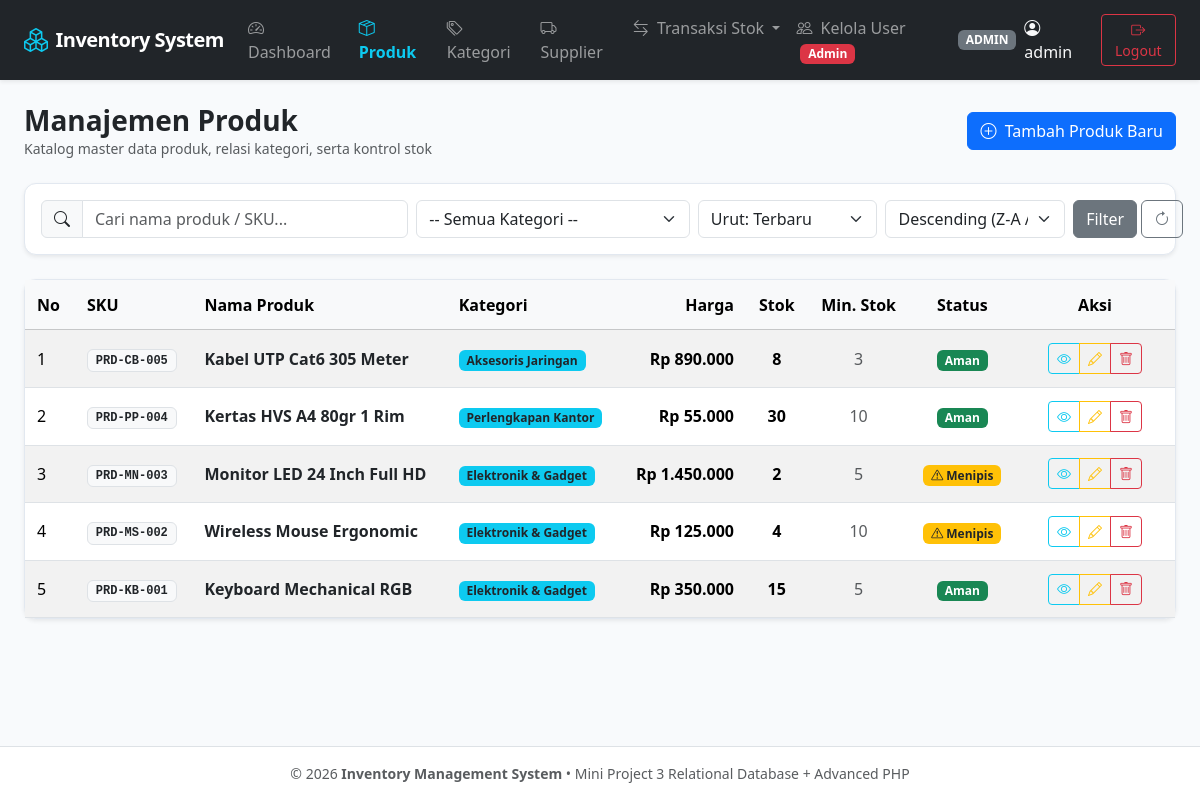
Screenshot of /public/products/index.php (signed in) with the database file from the repository.
### tables this page shows
CREATE TABLE IF NOT EXISTS products (
    id INT AUTO_INCREMENT PRIMARY KEY,
    category_id INT NOT NULL,
    sku VARCHAR(50) NOT NULL UNIQUE,
    name VARCHAR(150) NOT NULL,
    price DECIMAL(12, 2) NOT NULL DEFAULT 0.00,
    stock INT NOT NULL DEFAULT 0,
    minimum_stock INT NOT NULL DEFAULT 5,
    created_at TIMESTAMP DEFAULT CURRENT_TIMESTAMP,
    CONSTRAINT fk_products_category FOREIGN KEY (category_id) REFERENCES categories(id) ON DELETE RESTRICT ON UPDATE CASCADE
);

CREATE TABLE IF NOT EXISTS categories (
    id INT AUTO_INCREMENT PRIMARY KEY,
    name VARCHAR(100) NOT NULL UNIQUE,
    description TEXT DEFAULT NULL,
    created_at TIMESTAMP DEFAULT CURRENT_TIMESTAMP
);

### helpers/auth.php (called while the page is built, shortened)
<?php
function is_logged_in() {
    return isset($_SESSION['user']) && !empty($_SESSION['user']['id']);
}
function current_user() {
    return isset($_SESSION['user']) ? $_SESSION['user'] : null;
}
function has_role($role) {
    return is_logged_in() && $_SESSION['user']['role'] === $role;
}

### helpers/escape.php (called while the page is built, shortened)
<?php
if (!function_exists('e')) {
    function e($value) {
        return htmlspecialchars((string)$value, ENT_QUOTES, 'UTF-8');
    }
}
if (!function_exists('format_rupiah')) {
    function format_rupiah($nominal) {
        return 'Rp ' . number_format((float)$nominal, 0, ',', '.');
    }
}

### helpers/validation.php (called while the page is built, shortened)
<?php
function validate_sort_column($column, array $allowed_columns, $default = 'id') {
    return $default;
}
function validate_sort_order($order, $default = 'ASC') {
    $order = strtoupper((string)$order);
    return in_array($order, ['ASC', 'DESC'], true) ? $order : $default;
}

### public/products/index.php (the view, shortened to what this page needs)
<?php
require_once __DIR__ . '/../../config/database.php';
require_once __DIR__ . '/../../helpers/auth.php';
require_once __DIR__ . '/../../helpers/escape.php';
require_once __DIR__ . '/../../helpers/validation.php';
$search = isset($_GET['search']) ? trim($_GET['search']) : '';
$allowed_sort = array('name', 'price', 'stock', 'sku', 'id');
$sort_by = validate_sort_column(isset($_GET['sort']) ? $_GET['sort'] : '', $allowed_sort, 'id');
$order = validate_sort_order(isset($_GET['order']) ? $_GET['order'] : '', 'DESC');
$page = max(1, (int)(isset($_GET['page']) ? $_GET['page'] : 1));
$perPage = 10;
$offset = ($page - 1) * $perPage;
$where_sql = '';
$query = "
    SELECT p.*, c.name AS category_name
    FROM products p
    JOIN categories c ON c.id = p.category_id
    $where_sql
    ORDER BY p.$sort_by $order
    LIMIT :limit OFFSET :offset
";
$stmt = $pdo->prepare($query);
$stmt->bindValue(':limit', (int)$perPage, PDO::PARAM_INT);
$stmt->bindValue(':offset', (int)$offset, PDO::PARAM_INT);
$stmt->execute();
$products = $stmt->fetchAll();
include __DIR__ . '/../../views/header.php';
?>
<div class="d-flex justify-content-between align-items-center mb-4">
    <div>
        <h3 class="fw-bold mb-0">Manajemen Produk</h3>
        <p class="text-muted small mb-0">Katalog master data produk, relasi kategori, serta kontrol stok</p>
    </div>
    <?php if (has_role('admin')): ?>
    <a href="/inventory-app/public/products/create.php" class="btn btn-primary">
        <i class="bi bi-plus-circle me-1"></i> Tambah Produk Baru
    </a>
    <?php endif; ?>
</div>
<div class="card shadow-sm mb-4">
    <div class="card-body">
        <form method="GET" action="" class="row g-2 align-items-center">
            <div class="col-md-4">
                <div class="input-group">
                    <span class="input-group-text"><i class="bi bi-search"></i></span>
                    <input type="text" name="search" class="form-control" placeholder="Cari nama produk / SKU..." value="<?= e($search) ?>">
                </div>
            </div>
            <div class="col-md-3">
                <select name="category_id" class="form-select">
                    <option value="">-- Semua Kategori --</option>
                </select>
            </div>
            <div class="col-md-2">
                <select name="sort" class="form-select">
                    <option value="id" <?= $sort_by === 'id' ? 'selected' : '' ?>>Urut: Terbaru</option>
                </select>
            </div>
            <div class="col-md-2">
                <select name="order" class="form-select">
                    <option value="DESC" <?= $order === 'DESC' ? 'selected' : '' ?>>Descending (Z-A / Max)</option>
                </select>
            </div>
            <div class="col-md-1 d-flex gap-1">
                <button type="submit" class="btn btn-secondary w-100" title="Terapkan Filter">
                    Filter
                </button>
                <a href="/inventory-app/public/products/index.php" class="btn btn-outline-secondary" title="Reset Filter">
                    <i class="bi bi-arrow-clockwise"></i>
                </a>
            </div>
        </form>
    </div>
</div>
<div class="card shadow-sm">
    <div class="card-body p-0 table-responsive">
        <table class="table table-hover table-striped mb-0 align-middle">
            <thead class="table-light">
                <tr>
                    <th style="width: 50px;">No</th>
                    <th>SKU</th>
                    <th>Nama Produk</th>
                    <th>Kategori</th>
                    <th class="text-end">Harga</th>
                    <th class="text-center">Stok</th>
                    <th class="text-center">Min. Stok</th>
                    <th class="text-center">Status</th>
                    <th class="text-center" style="width: 160px;">Aksi</th>
                </tr>
            </thead>
            <tbody>
                <?php if (empty($products)): ?>
                <tr>
                    <td colspan="9" class="text-center py-4 text-muted">
                        <i class="bi bi-inbox fs-3 d-block mb-1"></i> Tidak ada produk yang sesuai dengan kriteria pencarian.
                    </td>
                </tr>
                <?php else: ?>
                    <?php foreach ($products as $idx => $p): ?>
                    <tr>
                        <td><?= $offset + $idx + 1 ?></td>
                        <td><span class="badge bg-light text-dark border font-monospace"><?= e($p['sku']) ?></span></td>
                        <td class="fw-semibold">
                            <a href="/inventory-app/public/products/detail.php?id=<?= $p['id'] ?>" class="text-decoration-none text-dark">
                                <?= e($p['name']) ?>
                            </a>
                        </td>
                        <td><span class="badge bg-info text-dark"><?= e($p['category_name']) ?></span></td>
                        <td class="text-end fw-semibold"><?= format_rupiah($p['price']) ?></td>
                        <td class="text-center fw-bold fs-6">
                            <?= number_format($p['stock']) ?>
                        </td>
                        <td class="text-center text-muted"><?= number_format($p['minimum_stock']) ?></td>
                        <td class="text-center">
                            <?php if ($p['stock'] <= 0): ?>
                                <span class="badge bg-danger">Habis</span>
                            <?php elseif ($p['stock'] <= $p['minimum_stock']): ?>
                                <span class="badge bg-warning text-dark"><i class="bi bi-exclamation-triangle"></i> Menipis</span>
                            <?php else: ?>
                                <span class="badge bg-success">Aman</span>
                            <?php endif; ?>
                        </td>
                        <td class="text-center">
                            <div class="btn-group btn-group-sm">
                                <a href="/inventory-app/public/products/detail.php?id=<?= $p['id'] ?>" class="btn btn-outline-info" title="Lihat Detail & Relasi Supplier">
                                    <i class="bi bi-eye"></i>
                                </a>
                                <?php if (has_role('admin')): ?>
                                <a href="/inventory-app/public/products/edit.php?id=<?= $p['id'] ?>" class="btn btn-outline-warning" title="Edit Produk">
                                    <i class="bi bi-pencil"></i>
                                </a>
                                <a href="/inventory-app/public/products/delete.php?id=<?= $p['id'] ?>" class="btn btn-outline-danger" title="Hapus Produk" onclick="return confirm('Apakah Anda yakin ingin menghapus produk ini?');">
                                    <i class="bi bi-trash"></i>
                                </a>
                                <?php endif; ?>
                            </div>
                        </td>
                    </tr>
                    <?php endforeach; ?>
                <?php endif; ?>
            </tbody>
        </table>
    </div>
</div>
<?php include __DIR__ . '/../../views/footer.php'; ?>

### views/header.php (shortened to what this page needs)
<?php
require_once __DIR__ . '/../helpers/auth.php';
require_once __DIR__ . '/../helpers/escape.php';
$user = current_user();
$base_url = '/inventory-app/public';
?>
<!DOCTYPE html>
<html lang="id">
<head>
    <link href="https://cdn.jsdelivr.net/npm/bootstrap@5.3.2/dist/css/bootstrap.min.css" rel="stylesheet">
    <link rel="stylesheet" href="https://cdn.jsdelivr.net/npm/bootstrap-icons@1.11.3/font/bootstrap-icons.min.css">
</head>
<body class="d-flex flex-column min-vh-100">
<nav class="navbar navbar-expand-lg navbar-dark bg-dark sticky-top shadow-sm">
    <div class="container-fluid px-4">
        <a class="navbar-brand d-flex align-items-center gap-2" href="<?= $base_url ?>/dashboard.php">
            <i class="bi bi-boxes text-info fs-4"></i>
            <span>Inventory System</span>
        </a>
        <div class="collapse navbar-collapse" id="navContent">
            <ul class="navbar-nav me-auto mb-2 mb-lg-0">
                <li class="nav-item">
                    <a class="nav-link <?= strpos($_SERVER['PHP_SELF'], 'dashboard.php') !== false ? 'active text-info fw-semibold' : '' ?>" href="<?= $base_url ?>/dashboard.php">
                        <i class="bi bi-speedometer2 me-1"></i> Dashboard
                    </a>
                </li>
                <li class="nav-item">
                    <a class="nav-link <?= strpos($_SERVER['PHP_SELF'], '/products/') !== false ? 'active text-info fw-semibold' : '' ?>" href="<?= $base_url ?>/products/index.php">
                        <i class="bi bi-box-seam me-1"></i> Produk
                    </a>
                </li>
                <li class="nav-item">
                    <a class="nav-link <?= strpos($_SERVER['PHP_SELF'], '/categories/') !== false ? 'active text-info fw-semibold' : '' ?>" href="<?= $base_url ?>/categories/index.php">
                        <i class="bi bi-tags me-1"></i> Kategori
                    </a>
                </li>
                <li class="nav-item">
                    <a class="nav-link <?= strpos($_SERVER['PHP_SELF'], '/suppliers/') !== false ? 'active text-info fw-semibold' : '' ?>" href="<?= $base_url ?>/suppliers/index.php">
                        <i class="bi bi-truck me-1"></i> Supplier
                    </a>
                </li>
                <li class="nav-item dropdown">
                    <a class="nav-link dropdown-toggle <?= strpos($_SERVER['PHP_SELF'], '/stock/') !== false ? 'active text-info fw-semibold' : '' ?>" href="#" id="stockDrop" role="button" data-bs-toggle="dropdown">
                        <i class="bi bi-arrow-left-right me-1"></i> Transaksi Stok
                    </a>
                </li>
                <?php if (has_role('admin')): ?>
                <li class="nav-item">
                    <a class="nav-link <?= strpos($_SERVER['PHP_SELF'], '/users/') !== false ? 'active text-info fw-semibold' : '' ?>" href="<?= $base_url ?>/users/index.php">
                        <i class="bi bi-people me-1"></i> Kelola User <span class="badge bg-danger ms-1">Admin</span>
                    </a>
                </li>
                <?php endif; ?>
            </ul>
            <ul class="navbar-nav ms-auto align-items-lg-center">
                <?php if ($user): ?>
                    <li class="nav-item me-3 text-light d-flex align-items-center gap-2">
                        <span class="badge bg-secondary"><?= strtoupper(e($user['role'])) ?></span>
                        <span class="fw-medium"><i class="bi bi-person-circle me-1"></i> <?= isset($user['username']) ? e($user['username']) : 'User' ?></span>
                    </li>
                    <li class="nav-item">
                        <a href="<?= $base_url ?>/logout.php" class="btn btn-outline-danger btn-sm">
                            <i class="bi bi-box-arrow-right"></i> Logout
                        </a>
                    </li>
                <?php endif; ?>
            </ul>
        </div>
    </div>
</nav>
<main class="container-fluid px-4 py-4 flex-grow-1">

### views/footer.php (shortened to what this page needs)
</main>
<footer class="bg-white border-top py-3 mt-auto">
    <div class="container-fluid px-4 text-center text-muted small">
        <span>&copy; <?= date('Y') ?> <strong>Inventory Management System</strong> &bull; Mini Project 3 Relational Database + Advanced PHP</span>
    </div>
</footer>
</body>
</html>

### views/header.php (style rules this page uses)
body { background-color: #f8fafc; font-family: system-ui, -apple-system, "Segoe UI", Roboto, sans-serif; }
.navbar-brand { font-weight: 700; letter-spacing: -0.5px; }
.card { border: 1px solid #e2e8f0; border-radius: 0.75rem; }
.table > :not(caption) > * > * { padding: 0.8rem 0.75rem; }

### rows the page displays
products: idx "1", sku "PRD-CB-005", name "Kabel UTP Cat6 305 Meter", category.name "Aksesoris Jaringan", price "Rp 890.000", stock "8", minimum_stock "3", shows "Aman"
products: idx "2", sku "PRD-PP-004", name "Kertas HVS A4 80gr 1 Rim", category.name "Perlengkapan Kantor", price "Rp 55.000", stock "30", minimum_stock "10", shows "Aman"
products: idx "3", sku "PRD-MN-003", name "Monitor LED 24 Inch Full HD", category.name "Elektronik & Gadget", price "Rp 1.450.000", stock "2", minimum_stock "5", shows "Menipis"
products: idx "4", sku "PRD-MS-002", name "Wireless Mouse Ergonomic", category.name "Elektronik & Gadget", price "Rp 125.000", stock "4", minimum_stock "10", shows "Menipis"
products: idx "5", sku "PRD-KB-001", name "Keyboard Mechanical RGB", category.name "Elektronik & Gadget", price "Rp 350.000", stock "15", minimum_stock "5", shows "Aman"

### other values shown
$user['role'] "ADMIN"
$user['username'] "admin"
